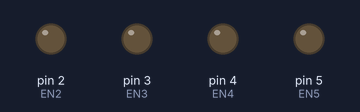
A sketch run on a simulated Arduino Uno, built with avr-gcc and run on an emulated ATmega328P. Parts: output pins drawn as LEDs (lit = HIGH).

Above: at 1.0 s.
At 2.1 s:
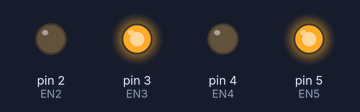
Timing chart, 0 to 6.8 s (numbered marks = the images above):
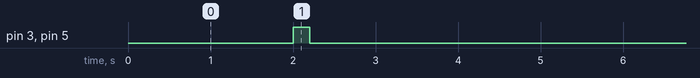

Measured:
- by itself, pin 3 (EN3), pin 5 (EN5): alternates HIGH for 0.20 s and LOW for 5.0 s, 40 changes in all, then stays LOW

The sketch:

Timelapse.ino
```cpp
int EN2 = 2;
int EN3 = 3;
int EN4 = 4;
int EN5 = 5;
int per=200;
int wait=5000; //1000=1s
int count=20;
int i=0;

void setup()
{
    Serial.begin(9600);
    pinMode(EN2, OUTPUT);
    pinMode(EN3, OUTPUT);
    pinMode(EN4, OUTPUT);
    pinMode(EN5, OUTPUT);
}
void loop()
{
  delay(2000);
  while(i<count)
  {
     qian();
     delay(per);
     ting();
     delay(wait);
     i++;

  }
}
void ting(void)
        {
          digitalWrite(EN2,LOW);
          digitalWrite(EN3,LOW);
          digitalWrite(EN4,LOW);
          digitalWrite(EN5,LOW);
        }

void qian(void)
        {
          digitalWrite(EN2,LOW);
          digitalWrite(EN3,HIGH);
          digitalWrite(EN4,LOW);
          digitalWrite(EN5,HIGH);
        }
void hou(void)
        {
          digitalWrite(EN2,HIGH);
          digitalWrite(EN3,LOW);
          digitalWrite(EN4,HIGH);
          digitalWrite(EN5,LOW);
        }
void zuo(void)
        {
          digitalWrite(EN2,HIGH);
          digitalWrite(EN3,LOW);
          digitalWrite(EN4,LOW);
          digitalWrite(EN5,HIGH);

        }
void you(void)
        {
          digitalWrite(EN2,LOW);
          digitalWrite(EN3,HIGH);
          digitalWrite(EN4,HIGH);
          digitalWrite(EN5,LOW);
        }
```
